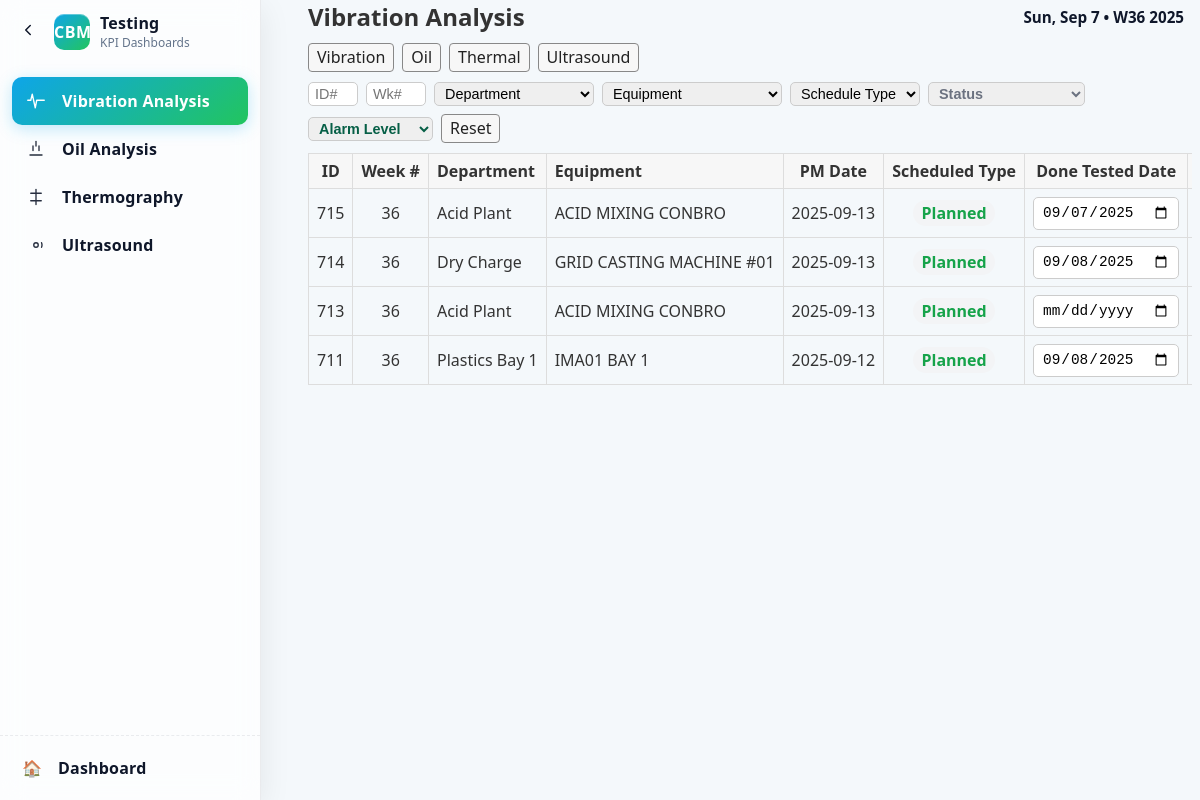
/technician/vibration, run on the app's committed database.
### app/models.py (models this page shows)
class CBMTesting(db.Model):
    __tablename__ = 'CBM_Testing'
    Testing_ID = db.Column(db.Integer, primary_key=True)
    CBM_Technician_ID = db.Column(db.Integer, db.ForeignKey('CBM_Technician.CBM_ID'))
    Equipment_ID = db.Column(db.Integer, db.ForeignKey('Equipment.EquipmentID'))
    Test_Date = db.Column(db.Text)
    Result = db.Column(db.Text)
    technician = db.relationship('CBMTechnician', backref='testings')
    equipment = db.relationship('Equipment', backref='testings')

### tables this page shows
CREATE TABLE Planner (
    id INTEGER PRIMARY KEY AUTOINCREMENT,
    week_number INTEGER,
    year INTEGER,
    department TEXT,
    equipment TEXT,
    date TEXT,
    day TEXT,
    pm_date TEXT,
    schedule_type TEXT DEFAULT 'Planned',
    proposed_target_date TEXT
);

### app/technician_routes.py (the view)
@technician.route('/vibration')
def technician_vibration():
    return _render_type_page('vibration', 'technician/vibration.html')

### app/technician_routes.py (called while the page is built)
def _row_to_task_dict(row):
    try:
        done_date = row['Done_Tested_Date']
    except Exception:
        try:
            done_date = row.get('Done_Tested_Date')
        except Exception:
            done_date = None
    return dict(
        id=row['Testing_ID'],
        planner_id=row['planner_id'],
        testing_type=row['Test_Type'],
        status=row['Status'] or ('done' if (row['Done'] or 0) == 1 else 'todo'),
        alarm_level=row['Alarm_Level'],
        notes=row['Notes'],
        equipment=row['equipment'],
        department=row['department'],
        week_number=row['week_number'],
        year=row['year'],
        done_tested_date=done_date,
    updated_at=(row.get('updated_at') if isinstance(row, dict) else None),
    )

### app/templates/technician/vibration.html
{% extends 'technician/_type_base.html' %}
{% block content %}{{ super() }}{% endblock %}

### app/templates/technician/_type_base.html (shortened to what this page needs)
<!DOCTYPE html>
<html lang="en">
<head>
  <link rel="stylesheet" href="/static/style.css">
</head>
<body>
  <aside id="cbmSidebar" class="cbm-sidebar" aria-label="Testing Navigation">
    <div class="sb-inner">
      <div class="sb-top">
        <button id="sbCollapse" class="sb-toggle" type="button" aria-label="Toggle sidebar" title="Collapse">
          <svg width="18" height="18" viewBox="0 0 24 24" fill="none" stroke="currentColor" stroke-width="2" stroke-linecap="round" stroke-linejoin="round"><polyline points="15 18 9 12 15 6"></polyline></svg>
        </button>
        <div class="sb-brand">
          <div class="logo">CBM</div>
          <div class="brand-text">
            <div class="brand-title">Testing</div>
            <div class="brand-sub">KPI Dashboards</div>
          </div>
        </div>
      </div>
      <nav class="sb-nav" role="navigation">
        <div class="nav-group" aria-label="Testing">
          <a href="{{ url_for('technician.technician_vibration') }}" class="nav-item" title="Vibration Analysis">
            <span class="nav-icon" aria-hidden="true">
              <svg width="18" height="18" viewBox="0 0 24 24" fill="none" stroke="currentColor" stroke-width="1.8" stroke-linecap="round" stroke-linejoin="round"><polyline points="1 11 5 11 7 3 11 21 13 11 17 11 23 11"></polyline></svg>
            </span>
            <span class="nav-label">Vibration Analysis</span>
          </a>
          <a href="{{ url_for('technician.technician_oil') }}" class="nav-item" title="Oil Analysis">
            <span class="nav-icon" aria-hidden="true">
              <svg width="18" height="18" viewBox="0 0 24 24" fill="none" stroke="currentColor" stroke-width="1.8" stroke-linecap="round" stroke-linejoin="round"><path d="M12 2v6"></path><path d="M8 8v6"></path><path d="M16 8v6"></path><path d="M4 20h16"></path></svg>
            </span>
            <span class="nav-label">Oil Analysis</span>
          </a>
          <a href="{{ url_for('technician.technician_thermal') }}" class="nav-item" title="Thermography">
            <span class="nav-icon" aria-hidden="true">
              <svg width="18" height="18" viewBox="0 0 24 24" fill="none" stroke="currentColor" stroke-width="1.8" stroke-linecap="round" stroke-linejoin="round"><path d="M12 2v20"></path><path d="M5 7h14"></path><path d="M5 17h14"></path></svg>
            </span>
            <span class="nav-label">Thermography</span>
          </a>
          <a href="{{ url_for('technician.technician_ultrasonic') }}" class="nav-item" title="Ultrasound">
            <span class="nav-icon" aria-hidden="true">
              <svg width="18" height="18" viewBox="0 0 24 24" fill="none" stroke="currentColor" stroke-width="1.8" stroke-linecap="round" stroke-linejoin="round"><circle cx="12" cy="12" r="3"></circle><path d="M19.4 15a8 8 0 0 0 0-6"></path></svg>
            </span>
            <span class="nav-label">Ultrasound</span>
          </a>
        </div>
      </nav>
      <div class="sb-bottom">
        <a href="{{ url_for('main.index') }}" class="nav-item" title="Back to Dashboard">
          <span class="nav-icon">🏠</span>
          <span class="nav-label">Dashboard</span>
        </a>
      </div>
    </div>
  </aside>
  <div class="app-shell">
  <main class="container tech-container">
  {% block content %}
    <div style="margin-bottom:10px; display:flex; align-items:center; justify-content:space-between; gap:12px;">
      <h2 style="margin:0;">{{ page_title }}</h2>
      <div class="date-indicator" aria-hidden="true">
        <div class="date-left"><div id="date-indicator-date" class="date-indicator-date"></div><div id="date-indicator-day" class="date-indicator-day"></div></div>
      </div>
    </div>
    <nav style="margin-bottom:10px; display:flex; gap:8px; flex-wrap:wrap;">
      <a class="btn" href="/technician/vibration">Vibration</a>
      <a class="btn" href="/technician/oil">Oil</a>
      <a class="btn" href="/technician/thermal">Thermal</a>
      <a class="btn" href="/technician/ultrasonic">Ultrasound</a>
    </nav>
    <form method="get" id="techFilterForm" class="inline auto-filter-form" style="gap:8px; flex-wrap:wrap; margin-bottom:10px;">
  <input type="text" name="planner_id" value="{{ (filters.planner_id if filters) or '' }}" placeholder="ID#" style="width:50px;" />
  <input type="number" name="week_number" value="{{ (filters.week_number if filters) or '' }}" placeholder="Wk#" style="width:60px;" />
      <select name="department" style="width:160px;">
        <option value="">Department</option>
      </select>
      <select name="equipment" style="width:180px;">
        <option value="">Equipment</option>
      </select>
      <select name="schedule_type">
        <option value="">Schedule Type</option>
      </select>
      <select name="status">
        <option value="">Status</option>
      </select>
      {% set is_validation = filters and (filters.schedule_type or '')|lower == 'validation' %}
      <select name="alarm_level">
        <option value="">Alarm Level</option>
      </select>
      <a class="btn" href="{{ request.path }}">Reset</a>
    </form>
    {% if tasks|length == 0 %}
      <p>No tasks found.</p>
    {% else %}
    <div style="overflow-x:auto;">
      <table class="table" style="white-space:nowrap;">
        <thead>
          <tr>
            <th class="text-center">ID</th>
            <th class="text-center">Week #</th>
            <th class="text-left">Department</th>
            <th class="text-left">Equipment</th>
            <th class="text-center">PM Date</th>
            <th class="text-center">Scheduled Type</th>
            <th class="text-center">Done Tested Date</th>
            <th class="text-center">Status</th>
          </tr>
        </thead>
        <tbody>
          {% for t in tasks %}
          <tr>
            <td class="text-center">{{ t.planner_id or '' }}</td>
            <td class="text-center">{{ t.week_number or '' }}</td>
            <td class="text-left">{{ t.department }}</td>
            <td class="text-left">{{ t.equipment }}</td>
            <td class="text-center">{{ t.pm_date or '' }}</td>
            <td class="text-center">
              {% set sc = (t.schedule_type or '') %}
              {% if sc %}
                {% set scl = sc|lower %}
                <span class="{{ 'schedule-planned' if scl=='planned' else ('schedule-unplanned' if scl=='unplanned' else 'schedule-validation') }}">{{ sc }}</span>
              {% else %}
                -
              {% endif %}
            </td>
            <td class="text-center">
              <input type="date" name="done_tested_date" form="update-{{ t.id }}" value="{{ (t.done_tested_date or '')[:10] }}" />
            </td>
            <td class="text-center">
              {% set s = (t.status or '') %}
            </td>
              {% set scl = (t.schedule_type or '')|lower %}
          </tr>
          {% endfor %}
        </tbody>
      </table>
    </div>
    {% endif %}
  {% endblock %}
  </main>
</body>
</html>

### static/style.css (style rules this page uses)
.schedule-planned { color: #16a34a; font-weight: 600; }
.status-todo { color: #6b7280; font-weight: 600; }
.alarm-text-normal { color: #065f46; font-weight: 600; }
body { margin: 0; font-family: 'Segoe UI', Arial, sans-serif; background: #f4f8fb; color: #333; }
.container { max-width: 1200px; margin: 0 auto; padding: 0 16px; }
.cbm-sidebar { position: fixed; inset: 0 auto 0 0; width: 260px; background: rgba(255,255,255,0.75); backdrop-filter: blur(12px) saturate(120%); -webkit-backdrop-filter: blur(12px) saturate(120%); border-right: 1px solid rgba(15, 23, 42, 0.08); box-shadow: 0 8px 30px rgba(2, 6, 23, 0.08); z-index: 1000; transition: width .2s ease; }
.sb-inner { height: 100%; display: grid; grid-template-rows: auto 1fr auto; }
.sb-top { display:flex; align-items:center; gap:10px; padding: 12px 12px; }
.sb-toggle { appearance:none; border:1px solid transparent; background: transparent; color: #0f172a; cursor: pointer; border-radius: 8px; padding: 6px; }
.sb-brand { display:flex; align-items:center; gap:10px; overflow:hidden; }
.logo { width: 36px; height: 36px; border-radius: 10px; background: linear-gradient(140deg, #0ea5e9, #22c55e); color:#fff; display:grid; place-items:center; font-weight:800; letter-spacing:.5px; box-shadow: inset 0 1px 0 #ffffff55; }
.brand-text { display:flex; flex-direction:column; }
.brand-title { font-weight: 800; color:#0f172a; letter-spacing:.2px; }
.brand-sub { font-size:.75rem; color:#64748b; }
.sb-nav { padding: 8px; overflow:auto; }
.nav-group { padding: 6px 4px; }
.nav-item { display:flex; align-items:center; gap:12px; padding:10px 10px; border-radius: 10px; color:#0f172a; text-decoration:none; font-weight:600; letter-spacing:.2px; transition: background .18s ease, color .18s ease, transform .15s ease, box-shadow .18s ease; }
.nav-icon { width:28px; height:28px; display:grid; place-items:center; color: currentColor; opacity:.9; }
.nav-label { white-space: nowrap; overflow: hidden; text-overflow: ellipsis; }
.nav-item.is-active { background: linear-gradient(140deg, #0ea5e9 0%, #22c55e 100%); color: #fff !important; box-shadow: 0 4px 16px rgba(14,165,233,0.25); }
.nav-item.is-active .nav-icon { opacity: 1; }
.sb-bottom { padding: 8px; border-top: 1px dashed rgba(15,23,42,0.08); }
.app-shell { margin-left: 300px; transition: margin-left .2s ease; }
.btn { display: inline-block; padding: 8px 14px; border-radius: 6px; background: #0072ff; color: #fff; text-decoration: none; border: 1px solid #0072ff; transition: background .2s ease, color .2s ease, border-color .2s ease, box-shadow .2s ease; }
:root { font-size: 16px; --kpi-blue-1: #1f5eff; --kpi-blue-2: #22d3ee; --kpi-green-1: #16a34a; --kpi-green-2: #84cc16; --kpi-amber-1: #f59e0b; --kpi-amber-2: #fde047; --kpi-slate-1: #475569; --kpi-slate-2: #94a3b8; --kpi-red-1: #ef4444; --kpi-red-2: #fb7185; }
.schedule-planned, .schedule-unplanned, .schedule-validation { display: inline-block; padding: 2px 8px; border-radius: 999px; background: #f3f4f6; }
input, select { padding: 6px 8px; border: 1px solid #ccc; border-radius: 5px; font-size: 0.9rem; }
table, .planner-table, .table { border-collapse: collapse; }
table th, table td, .planner-table th, .planner-table td, .table th, .table td { border-bottom: 1px solid #ddd; }
table tbody tr:last-child td, .planner-table tbody tr:last-child td, .table tbody tr:last-child td { border-bottom: 1px solid #ddd !important; }
.date-indicator { display:flex; align-items:center; gap:12px; background: transparent; color: #374151; padding: 4px 8px; }
.date-indicator .date-left { display:flex; flex-direction:row; align-items:center; gap:8px; }
.date-indicator-date { font-weight:700; font-size:0.95rem; color:#0f172a; }

### data on the page
CBMTesting: planner "715", week_number "36", department "Acid Plant", equipment "ACID MIXING CONBRO", pm_date "2025-09-13", done_tested_date "09/07/2025"
Planner: schedule_type "Planned"
CBMTesting: planner "714", week_number "36", department "Dry Charge", equipment "GRID CASTING MACHINE #01", pm_date "2025-09-13", done_tested_date "09/08/2025"
Planner: schedule_type "Planned"
CBMTesting: planner "713", week_number "36", department "Acid Plant", equipment "ACID MIXING CONBRO", pm_date "2025-09-13"
Planner: schedule_type "Planned"
CBMTesting: planner "711", week_number "36", department "Plastics Bay 1", equipment "IMA01 BAY 1", pm_date "2025-09-12", done_tested_date "09/08/2025"
Planner: schedule_type "Planned"

### other printed values
{{ page_title }} "Vibration Analysis"
